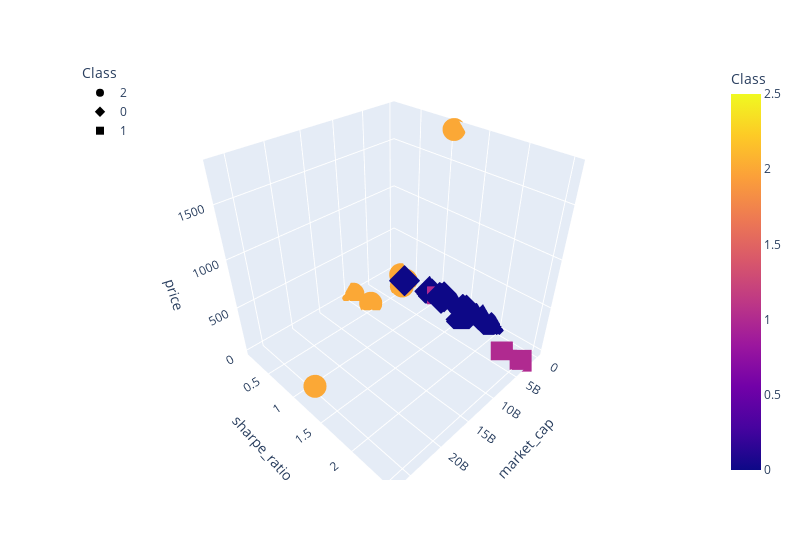

The notebook cell this image was saved under:
### Code cell
#3D-Scatter with the PCA data and the clusters
fig = px.scatter_3d(
    clustered_df_3f,
    x="market_cap",
    y="sharpe_ratio",
    z="volume_24h",
    hover_name='symbol',#need to add 
    hover_data=["sharpe_ratio"],
    color="Class",
    symbol="Class",
    width=800,
)
fig.update_layout(legend=dict(x=0, y=1))
fig.show()

### Figure 1 — Plotly figure (JSON) as saved in the notebook; plotly's stock layout.template omitted (floating-point values rounded to 4 significant figures)
{"data": [{"customdata": [[1.344], [0.1182], [0.4451], [0.5292], [0.4731], [0.4232], [0.2667], [1.067]], "hovertemplate": "<b>%{hovertext}</b><br><br>Class=%{marker.color}<br>market_cap=%{x}<br>sharpe_ratio=%{customdata[0]}<br>price=%{z}<extra></extra>", "hovertext": ["ETH/USD", "USDT/USD", "XRP/USD", "LTC/USD", "EOS/USD", "ATOM/USD", "DAI/USD", "PAXG/USD"], "legendgroup": "2", "marker": {"color": [2, 2, 2, 2, 2, 2, 2, 2], "coloraxis": "coloraxis", "symbol": "circle"}, "mode": "markers", "name": "2", "scene": "scene", "showlegend": true, "type": "scatter3d", "x": [26616948718, 9167121274, 8726782782, 2811010358, 2362387211, 764548701, 198457617, 43739953], "y": [1.344, 0.1182, 0.4451, 0.5292, 0.4731, 0.4232, 0.2667, 1.067], "z": [238.1, 0.9977, 0.1972, 43.22, 2.53, 4.01, 1, 1802.0]}, {"customdata": [[0.6938], [1.573], [1.54], [1.134], [0.9565], [1.143], [1.527], [0.9027], [1.036], [1.921], [1.444], [1.584], [1.471], [1.67], [1.105], [0.8434], [1.773]], "hovertemplate": "<b>%{hovertext}</b><br><br>Class=%{marker.color}<br>market_cap=%{x}<br>sharpe_ratio=%{customdata[0]}<br>price=%{z}<extra></extra>", "hovertext": ["BCH/USD", "XTZ/USD", "XLM/USD", "XMR/USD", "ETC/USD", "DASH/USD", "ZEC/USD", "BAT/USD", "QTUM/USD", "ICX/USD", "REP/USD", "OMG/USD", "LSK/USD", "SC/USD", "NANO/USD", "WAVES/USD", "GNO/USD"], "legendgroup": "0", "marker": {"color": [0, 0, 0, 0, 0, 0, 0, 0, 0, 0, 0, 0, 0, 0, 0, 0, 0], "coloraxis": "coloraxis", "symbol": "diamond"}, "mode": "markers", "name": "0", "scene": "scene", "showlegend": true, "type": "scatter3d", "x": [4195230736, 2275649456, 1917529767, 1246467912, 722427108, 681734362, 589251099, 383423509, 225100659, 220173951, 218745233, 213011812, 151400251, 144997164, 138966903, 136558682, 29876645], "y": [0.6938, 1.573, 1.54, 1.134, 0.9565, 1.143, 1.527, 0.9027, 1.036, 1.921, 1.444, 1.584, 1.471, 1.67, 1.105, 0.8434, 1.773], "z": [227.2, 3.09, 0.09388, 70.69, 6.21, 71, 61.38, 0.2589, 2.32, 0.402, 19.89, 1.52, 1.21, 0.003467, 1.04, 1.33, 27.05]}, {"customdata": [[2.282], [2.53], [1.015]], "hovertemplate": "<b>%{hovertext}</b><br><br>Class=%{marker.color}<br>market_cap=%{x}<br>sharpe_ratio=%{customdata[0]}<br>price=%{z}<extra></extra>", "hovertext": ["ADA/USD", "LINK/USD", "DOGE/USD"], "legendgroup": "1", "marker": {"color": [1, 1, 1], "coloraxis": "coloraxis", "symbol": "square"}, "mode": "markers", "name": "1", "scene": "scene", "showlegend": true, "type": "scatter3d", "x": [3368078814, 3013124973, 387529926], "y": [2.282, 2.53, 1.015], "z": [0.1299, 8.61, 0.00309]}], "layout": {"coloraxis": {"colorbar": {"title": {"text": "Class"}}, "colorscale": [[0, "#0d0887"], [0.1111, "#46039f"], [0.2222, "#7201a8"], [0.3333, "#9c179e"], [0.4444, "#bd3786"], [0.5556, "#d8576b"], [0.6667, "#ed7953"], [0.7778, "#fb9f3a"], [0.8889, "#fdca26"], [1, "#f0f921"]]}, "legend": {"title": {"text": "Class"}, "tracegroupgap": 0, "x": 0, "y": 1}, "margin": {"t": 60}, "scene": {"domain": {"x": [0, 1], "y": [0, 1]}, "xaxis": {"title": {"text": "market_cap"}}, "yaxis": {"title": {"text": "sharpe_ratio"}}, "zaxis": {"title": {"text": "price"}}}, "width": 800}}
